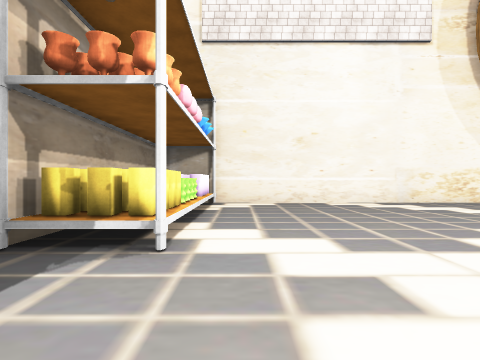
View 1 (above)

17 first-person views from a walk through a scene from a Unity 3-D project. The camera is 1.3 m above the floor, looks level and sees 85° across. The floor is counted in squares, 2 m on a side. Each view is taken from the middle of a square. On the plan, view 1 faces up. The plan holds only what a view shows up to about 9 squares ahead; the rest is blank. The player is left out. Some animated figures are not drawn. Some surface patterns are stand-ins.

View 2
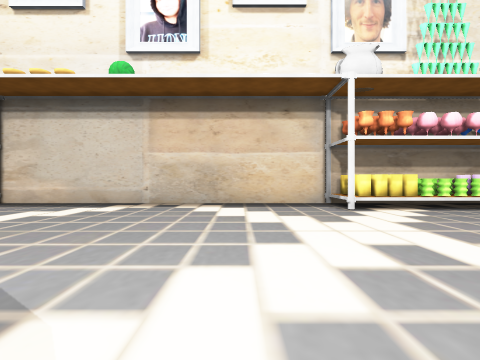

View 3
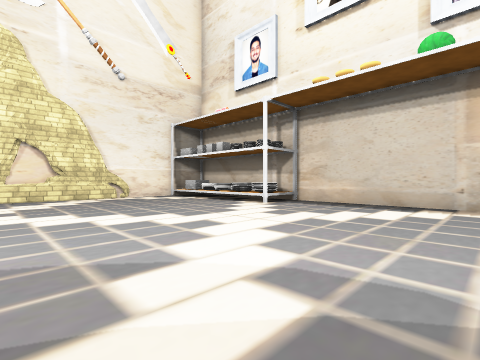

View 4
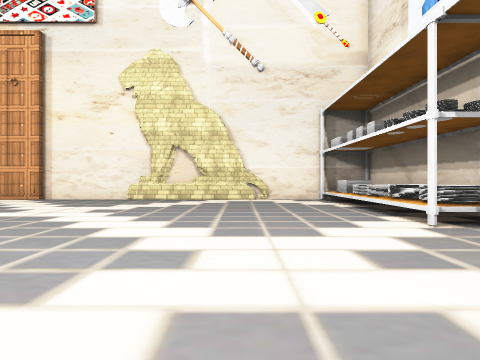

View 5
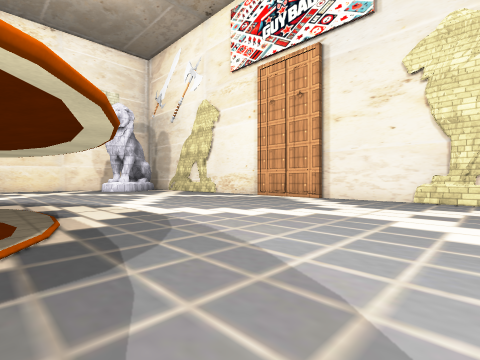

View 6
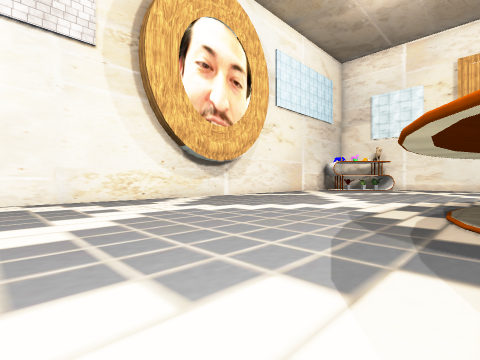

View 7
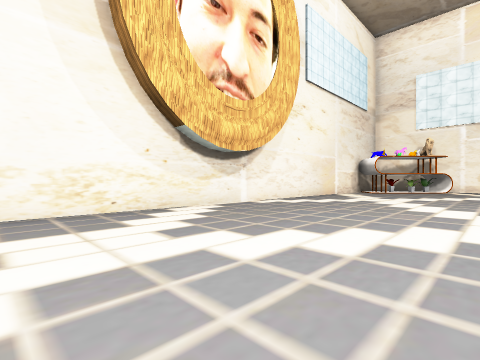

View 8
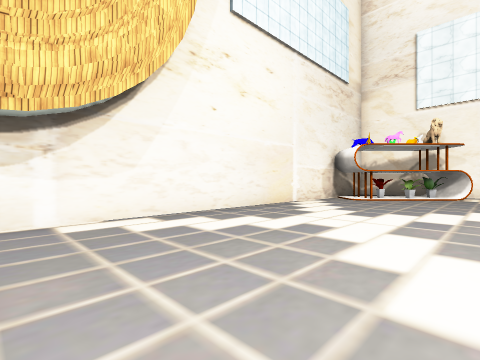

View 9
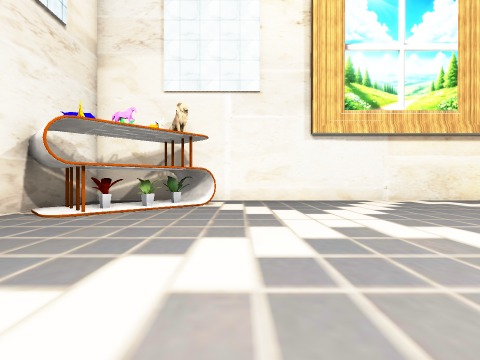

View 10
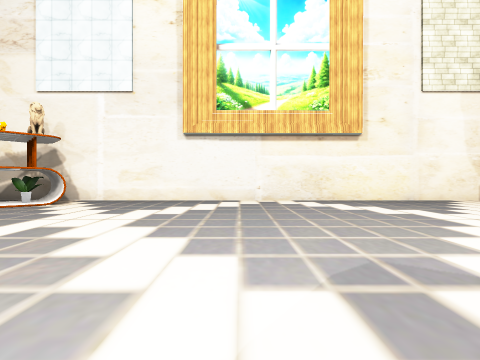

View 11
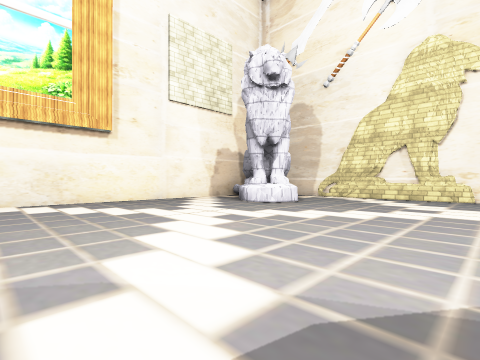

View 12
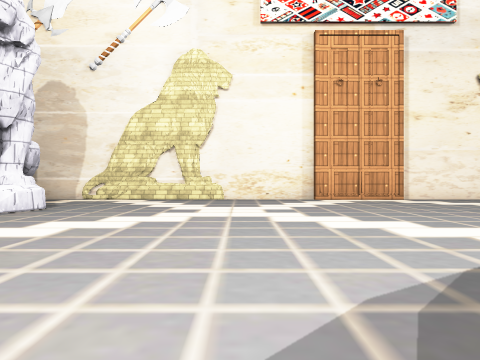

View 13
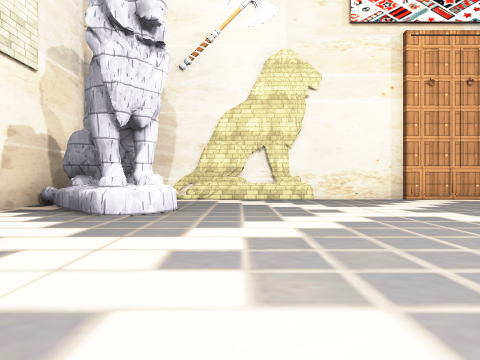

View 14
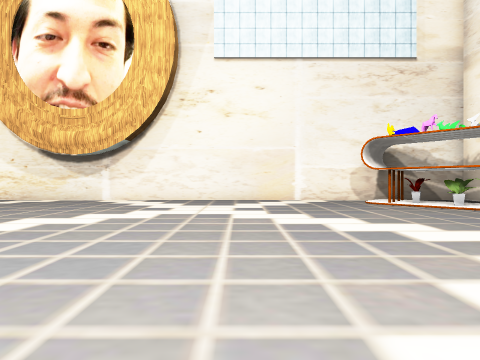

View 15
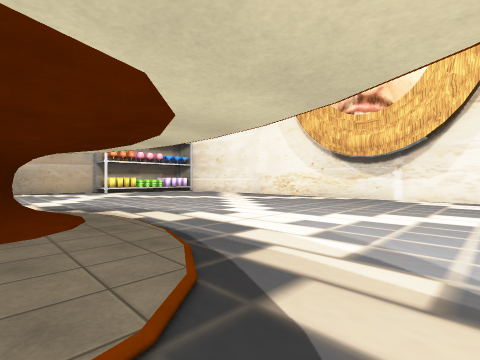

View 16
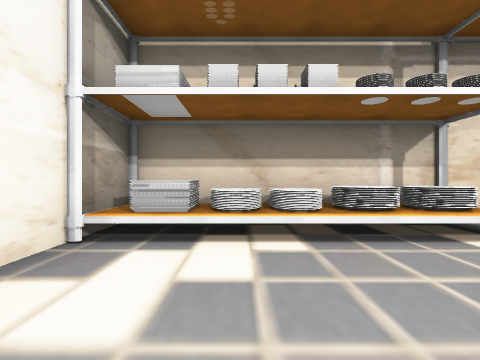

View 17
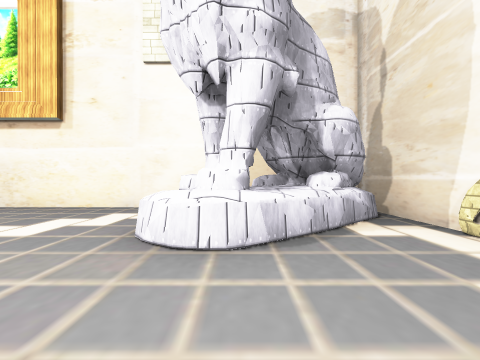

### Floor plan
Key: @ floor where view 1 was taken; # wall or solid block; . main floor; : floor 0.5 m higher than the main floor; / step, stairs or slope; ^ raised ledge; O other object.
Columns run from 3 left of view 1 to 23 right of it. Each row starts with its distance up from view 1.
  8  ########################
  7  OO....................###
  6  OO...................OO #
  5  OO....................OO##
  4  OO.....................O.#
  3  OO.......................#
  2 #.........................#
  1 #.........................#
  0 #..@......................#
 -1 #.........//////..........#
 -2 #........  ##../..........#
 -3 #.........///../..........#
 -4 #...........//............#
 -5 #.........................#
 -6 #.........................#
 -7 ##O.......................#
 -8  OO...................^^..#
 -9 #/O...................^^#.#
-10 #//....................####
-11 #:O.....................##
-12 #########################

Where each view was taken, in squares from view 1:
view 1: 0 up, 0 right, facing up
view 2: 0 up, 5 right, facing left
view 3: 2 down, 5 right, facing down-left
view 4: 3 down, 2 right, facing down
view 5: 3 down, 4 right, facing down-right
view 6: 1 down, 3 right, facing up-right
view 7: 2 up, 5 right, facing up-right
view 8: 3 up, 10 right, facing up-right
view 9: 3 up, 14 right, facing right
view 10: 1 down, 14 right, facing right
view 11: 2 down, 14 right, facing down-right
view 12: 3 down, 14 right, facing down
view 13: 3 down, 17 right, facing down
view 14: 1 down, 15 right, facing up
view 15: 2 down, 13 right, facing up-left
view 16: 10 down, 2 right, facing left
view 17: 9 down, 16 right, facing right
